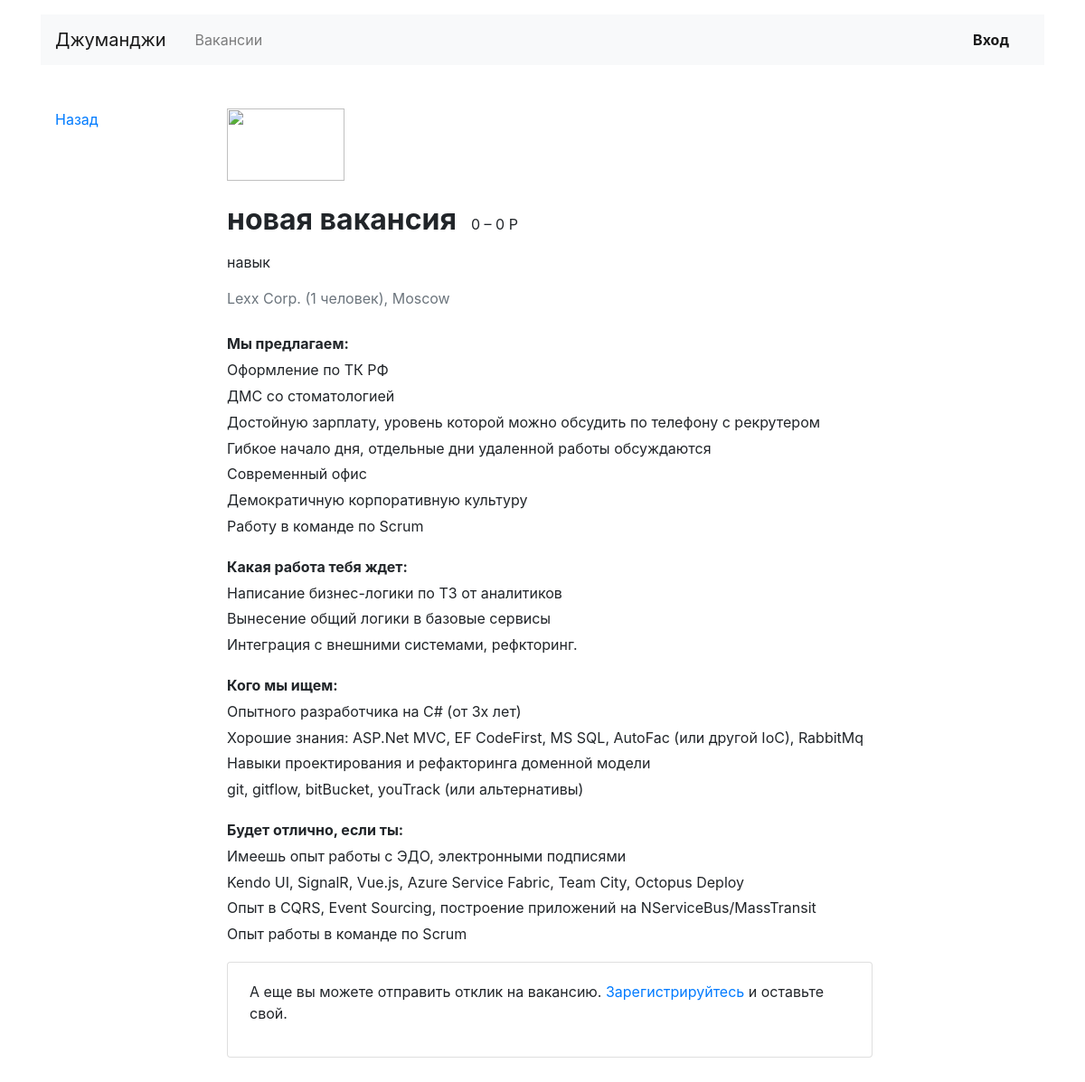
Screenshot of /vacancies/7 with the database file from the repository.
### app_jobsearch/models.py (models this page shows)
class Vacancy(models.Model):
    title = models.CharField(max_length=128)
    specialty = models.ForeignKey(Specialty, on_delete=models.CASCADE, related_name='vacancies')
    company = models.ForeignKey(Company, on_delete=models.CASCADE, related_name='vacancies')
    skills = models.TextField()
    description = models.TextField()
    salary_min = models.IntegerField()
    salary_max = models.IntegerField()
    published_at = models.DateField()

class Company(models.Model):
    name = models.CharField(max_length=128)
    location = models.CharField(max_length=32)
    logo = models.ImageField(upload_to=MEDIA_COMPANY_IMAGE_DIR, null=True)
    description = models.TextField()
    employee_count = models.IntegerField(default=0)
    owner = models.OneToOneField(get_user_model(),
                                 on_delete=models.CASCADE,
                                 related_name='mycompany')

### app_jobsearch/views.py (the view)
# urls.py: path('vacancies/<int:vacancy_id>', VacancyView.as_view(), name='vacancy'),
class VacancyView(View):
    def get(self, request, vacancy_id):
        vacancy = get_object_or_404(Vacancy, id=vacancy_id)
        context = {
            'vacancy': vacancy,
            'form': ApplicationForm()
        }
        return render(request, 'app_jobsearch/vacancy.html', context=context)

### app_jobsearch/templatetags/ru_pluralize.py (called while the page is built)
@register.filter
def ru_pluralize(value, arg='дурак,дурака,дураков'):
    args = arg.split(",")
    number = abs(int(value))
    a = number % 10
    b = number % 100
    if (a == 1) and (b != 11):
        return f'{value} {args[0]}'
    elif (a >= 2) and (a <= 4) and ((b < 10) or (b >= 20)):
        return f'{value} {args[1]}'
    else:
        return f'{value} {args[2]}'

### app_jobsearch/templates/app_jobsearch/vacancy.html (shortened to what this page needs)
{% extends 'app_jobsearch/base.html' %}
{% block main %}
{% load ru_pluralize %}
  <main class="container mt-3 pb-5">
    <div class="row mt-5">
      <div class="col-12 col-lg-2">
        <div class="pl-3 mb-5">
          <p><a href={{ request.META.HTTP_REFERER }}>Назад</a></p>
        </div>
      </div>
      <div class="col-12 col-lg-8">
        <section class="pl-3">
          <a href={% url 'company' vacancy.company.id %}><img src={% if vacancy.company.logo %}{{ vacancycompany.logo.url }}
                                                              {% else %}"https://place-hold.it/100x60"{% endif %} width="130" height="80" alt=""></a>
          <div class="d-flex align-items-baseline align-content-baseline">
            <h1 class="h2 mt-4 font-weight-bold" >{{ vacancy.title }}</h1>
            <p class="m-0 pl-3">{{ vacancy.salary_min }} – {{ vacancy.salary_max }} Р</p>
          </div>
          <p class="mt-2">{{ vacancy.skills }}</p>
          <p class="text-muted mb-4">{{ vacancy.company.name|capfirst }} ({{ vacancy.company.employee_count|ru_pluralize:"человек,человека,человек" }}),
            {{ vacancy.company.location }}</p>
          <div style="line-height: 1.8;">
            <p><b>Мы предлагаем: </b><br>
              Оформление по ТК РФ<br>
              ДМС со стоматологией<br>
              Достойную зарплату, уровень которой можно обсудить по телефону с рекрутером<br>
              Гибкое начало дня, отдельные дни удаленной работы обсуждаются<br>
              Современный офис<br>
              Демократичную корпоративную культуру<br>
              Работу в команде по Scrum
            </p>
            <p><b>Какая работа тебя ждет: </b><br>
              Написание бизнес-логики по ТЗ от аналитиков<br>
              Вынесение общий логики в базовые сервисы<br>
              Интеграция с внешними системами, рефкторинг.
            </p>
            <p><b>Кого мы ищем: </b><br>
              Опытного разработчика на C# (от 3х лет)<br>
              Хорошие знания: ASP.Net MVC, EF CodeFirst, MS SQL, AutoFac (или другой IoC), RabbitMq <br>
              Навыки проектирования и рефакторинга доменной модели <br>
              git, gitflow, bitBucket, youTrack (или альтернативы)
            </p>
            <p><b>Будет отлично, если ты:</b><br>
              Имеешь опыт работы с ЭДО, электронными подписями<br>
              Kendo UI, SignalR, Vue.js, Azure Service Fabric, Team City, Octopus Deploy<br>
              Опыт в CQRS, Event Sourcing, построение приложений на NServiceBus/MassTransit<br>
              Опыт работы в команде по Scrum
            </p>
          </div>
          {% if user.is_authenticated %}
          <form method="post" action="{% url 'sent' vacancy.id %}" class="card mt-4 mb-3">
            {% csrf_token %}
            <div class="card-body mx-3">
              <p class="h5 mt-3 font-weight-normal">Отозваться на вакансию</p>
              {% for field in form %}
              <div class="form-group">
                {{ field.label_tag}}
                {{ field }}
              {% endfor %}
              <input type="submit" class="btn btn-primary mt-4 mb-2" value="Отправить отзыв">
            </div>
          </form>
          {% else %}
          <div class="card mb-5">
            <div class="card-body px-4">
              <p>А еще вы можете отправить отклик на вакансию. <a href="{% url 'register' %}">Зарегистрируйтесь</a> и оставьте свой.</p>
            </div>
          </div>
            {% endif %}
        </section>
      </div>
    </div>
  </main>
{% endblock %}

### rows the page displays
Vacancy: title "новая вакансия", salary_min "0", salary_max "0", skills "навык", company.name "Lexx Corp.", company.employee_count|ru_pluralize "1 человек", company.location "Moscow"
